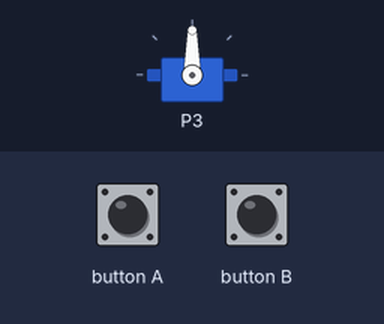
Recording of a program running on a simulated BBC micro:bit (MakeCode). Shown: servo. Inputs (shaded band) come from the test bench.

Above: at 1.2 s.
1.3 s: button A pressed for 0.15 s
At 2.0 s:
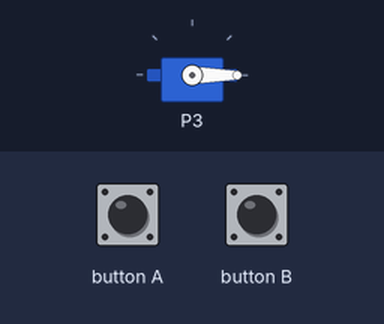
2.9 s: button B pressed for 0.15 s
At 4.4 s:
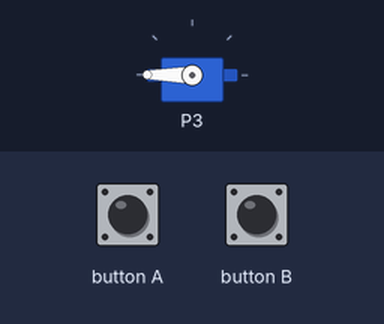
Timing chart, 0 to 5.9 s (numbered marks = the images above; inputs shaded):
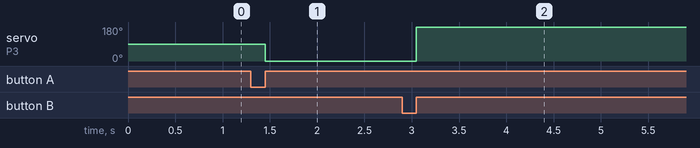

Measured:
- after the input at 1.3 s, servo on P3: 90° → 0° after 0.15 s
- after the input at 2.9 s, servo on P3: 0° → 180° after 0.15 s

The program:

main.ts
```typescript
input.onButtonPressed(Button.A, function () {
    pins.servoWritePin(AnalogPin.P3, 0)
    basic.pause(1000)
})
input.onButtonPressed(Button.B, function () {
    pins.servoWritePin(AnalogPin.P3, 180)
    basic.pause(1000)
})
pins.servoWritePin(AnalogPin.P3, 90)
pins.servoSetPulse(AnalogPin.P3, 1500)
```

test.ts
```typescript
// 在此处测试；当此软件包作为插件使用时，将不会编译此软件包。
```
